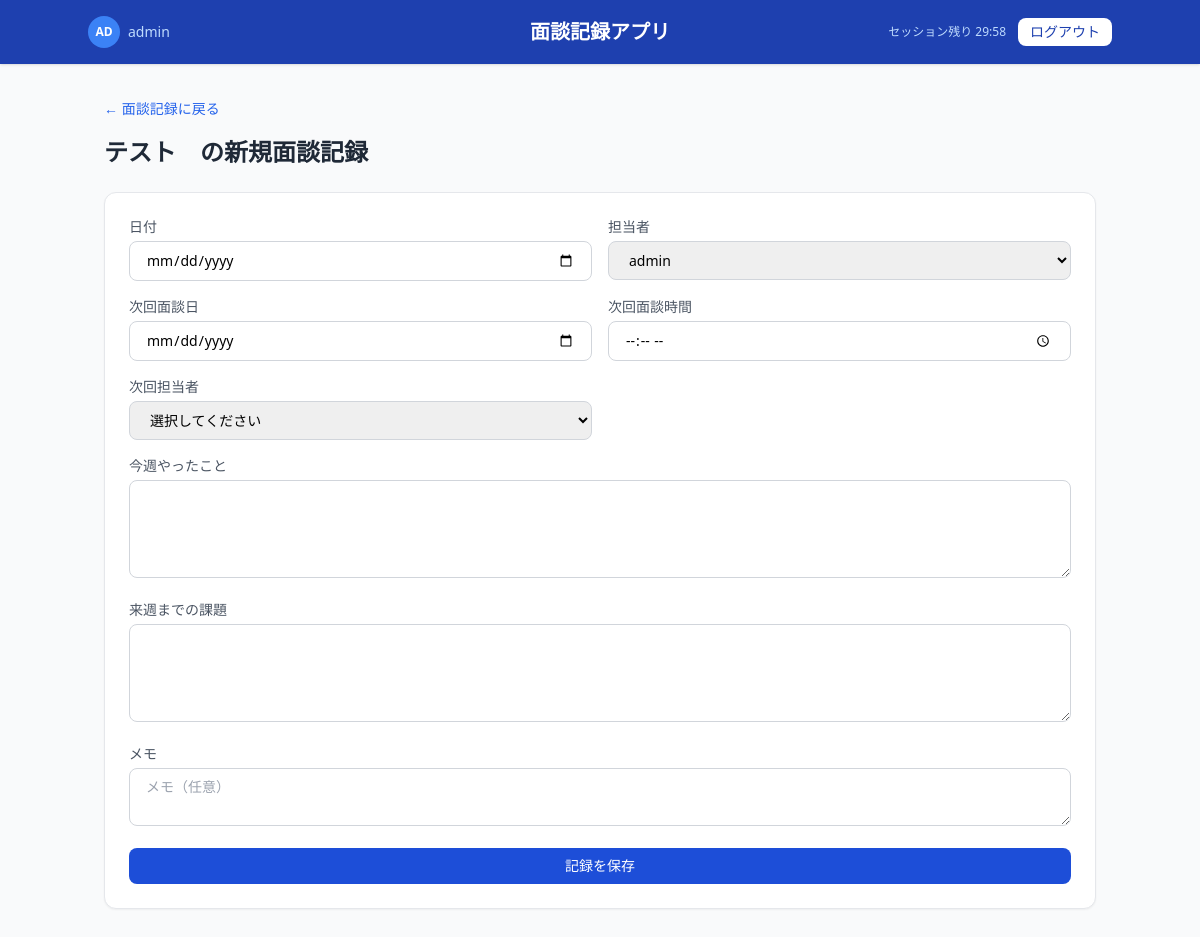
/add_record/2 (signed in), run on the app's committed database.
### app.py (models this page shows, shortened)
class User(UserMixin, db.Model):
    id = db.Column(db.Integer, primary_key=True)
    code = db.Column(db.String(50), unique=True, nullable=False)
    password_hash = db.Column(db.String(200), nullable=False)
    is_admin = db.Column(db.Boolean, default=False)

class Student(db.Model):
    id = db.Column(db.Integer, primary_key=True)
    name = db.Column(db.String(100), nullable=False)
    grade = db.Column(db.String(50), nullable=False)
    school = db.Column(db.String(100), nullable=False)
    records = db.relationship('Record', backref='student', lazy=True)

### app.py (the view, shortened to what this page needs)
@app.route('/add_record/<int:student_id>', methods=['GET', 'POST'])
@login_required
def add_record(student_id):
    student = Student.query.get_or_404(student_id)
    error = None
    form_data = {}
    users = User.query.all()
    return render_template('add_record.html', student=student, error=error, form_data=form_data, users=users)

### app.py (called while the page is built)
@login_manager.user_loader
def load_user(user_id):
    return User.query.get(int(user_id))

### templates/add_record.html (shortened to what this page needs)
<!DOCTYPE html>
<html lang="ja">
<head>
    <script src="https://cdn.tailwindcss.com"></script>
</head>
<body class="bg-gray-50 min-h-screen">
    <header class="bg-blue-800 text-white px-6 py-4 shadow">
        <div class="flex items-center justify-between max-w-5xl mx-auto">
            <div class="flex items-center gap-3">
                <a href="/change_password" class="flex items-center gap-2 hover:opacity-80">
                    <div class="w-8 h-8 rounded-full bg-blue-500 flex items-center justify-center text-xs font-semibold">
                        {{ current_user.code[:2].upper() }}
                    </div>
                    <span class="text-sm text-blue-200">{{ current_user.code }}</span>
                </a>
            </div>
            <h1 class="text-xl font-semibold absolute left-1/2 transform -translate-x-1/2">面談記録アプリ</h1>
            <div class="flex items-center gap-3">
                <span id="session-timer" class="text-xs text-blue-200"></span>
                <a href="/logout" class="text-sm bg-white text-blue-800 px-3 py-1 rounded-lg hover:bg-blue-50 transition font-medium">ログアウト</a>
            </div>
        </div>
    </header>
    <main class="max-w-5xl mx-auto px-4 py-8">
        <a href="/student/{{ student.id }}" class="text-blue-600 text-sm hover:underline">← 面談記録に戻る</a>
        <h2 class="text-2xl font-semibold text-gray-800 mt-4 mb-6">{{ student.name }}の新規面談記録</h2>
        <div class="bg-white rounded-xl shadow-sm border border-gray-200 p-6">
            <form action="/add_record/{{ student.id }}" method="POST" class="space-y-4">
                <div class="grid grid-cols-2 gap-4">
                    <div>
                        <label class="block text-sm text-gray-600 mb-1">日付</label>
                        <input type="date" name="date" required value="{{ form_data.get('date', '') }}"
                            class="w-full border border-gray-300 rounded-lg px-4 py-2 text-sm focus:outline-none focus:ring-2 focus:ring-blue-500">
                    </div>
                    <div>
                        <label class="block text-sm text-gray-600 mb-1">担当者</label>
                        <select name="instructor" required
                            class="w-full border border-gray-300 rounded-lg px-4 py-2 text-sm focus:outline-none focus:ring-2 focus:ring-blue-500">
                            {% for u in users %}
                            <option value="{{ u.code }}" {% if form_data.get('instructor', current_user.code) == u.code %}selected{% endif %}>
                                {{ u.code }}
                            </option>
                            {% endfor %}
                        </select>
                    </div>
                    <div>
                        <label class="block text-sm text-gray-600 mb-1">次回面談日</label>
                        <input type="date" name="next_meeting_date" required
                            value="{{ form_data.get('next_meeting_date', '') }}"
                            class="w-full border border-gray-300 rounded-lg px-4 py-2 text-sm focus:outline-none focus:ring-2 focus:ring-blue-500">
                    </div>
                    <div>
                        <label class="block text-sm text-gray-600 mb-1">次回面談時間</label>
                        <input type="time" name="next_meeting_time" required
                            value="{{ form_data.get('next_meeting_time', '') }}"
                            class="w-full border border-gray-300 rounded-lg px-4 py-2 text-sm focus:outline-none focus:ring-2 focus:ring-blue-500">
                    </div>
                    <div>
                        <label class="block text-sm text-gray-600 mb-1">次回担当者</label>
                        <select name="next_instructor" required
                            class="w-full border border-gray-300 rounded-lg px-4 py-2 text-sm focus:outline-none focus:ring-2 focus:ring-blue-500">
                            <option value="" disabled {% if not form_data.get('next_instructor') %}selected{% endif %}>選択してください</option>
                        </select>
                    </div>
                </div>
                <div>
                    <label class="block text-sm text-gray-600 mb-1">今週やったこと</label>
                    <textarea name="deliverables" rows="4" required
                        class="w-full border border-gray-300 rounded-lg px-4 py-2 text-sm focus:outline-none focus:ring-2 focus:ring-blue-500">{{ form_data.get('deliverables', '') }}</textarea>
                </div>
                <div>
                    <label class="block text-sm text-gray-600 mb-1">来週までの課題</label>
                    <textarea name="assignment" rows="4" required
                        class="w-full border border-gray-300 rounded-lg px-4 py-2 text-sm focus:outline-none focus:ring-2 focus:ring-blue-500">{{ form_data.get('assignment', '') }}</textarea>
                </div>
                <div>
                    <label class="block text-sm text-gray-600 mb-1">メモ</label>
                    <textarea name="memo" rows="2" placeholder="メモ（任意）"
                        class="w-full border border-gray-300 rounded-lg px-4 py-2 text-sm focus:outline-none focus:ring-2 focus:ring-blue-500">{{ form_data.get('memo', '') }}</textarea>
                </div>
                <button type="submit"
                    class="w-full bg-blue-700 text-white py-2 rounded-lg text-sm hover:bg-blue-800 transition">
                    記録を保存
                </button>
            </form>
        </div>
    </main>
</body>
</html>

### data on the page
User: code "AD", code "admin"
Student: name "テスト"

### other printed values
form field instructor "admin"
